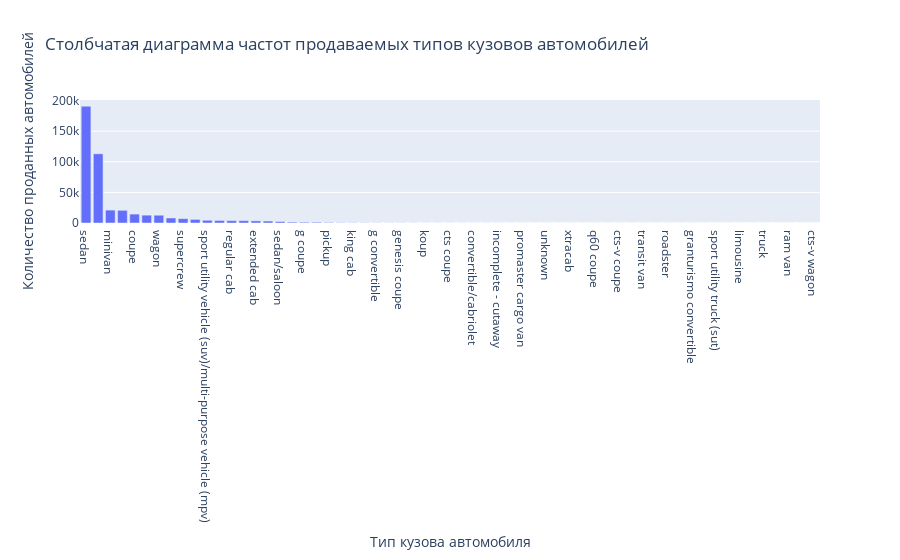

Notebook cell for this chart:
### Markdown cell above
#### Тип кузова транспортного средства `'body'`

### Code cell
bar_chart = go.Bar(
    x=df_train_research.body.value_counts().index,
    y=df_train_research.body.value_counts().values
    )
layout = go.Layout(
    title='Столбчатая диаграмма частот продаваемых типов кузовов автомобилей',
    xaxis=dict(title='Тип кузова автомобиля'),
    yaxis=dict(title='Количество проданных автомобилей'),
    )
fig = go.Figure(data=[bar_chart], layout=layout)
fig.show()

### Figure 1 — Plotly figure (JSON) as saved in the notebook; plotly's stock layout.template omitted (floating-point values rounded to 4 significant figures)
{"data": [{"type": "bar", "x": ["sedan", "suv", "minivan", "hatchback", "coupe", "crew cab", "wagon", "convertible", "supercrew", "g sedan", "sport utility vehicle (suv)/multi-purpose vehicle (mpv)", "supercab", "regular cab", "van", "extended cab", "quad cab", "sedan/saloon", "e-series van", "g coupe", "double cab", "pickup", "crewmax cab", "king cab", "cargo van", "g convertible", "access cab", "genesis coupe", "club cab", "koup", "hatchback/liftback/notchback", "cts coupe", "mega cab", "convertible/cabriolet", "elantra coupe", "incomplete - cutaway", "beetle convertible", "promaster cargo van", "incomplete", "unknown", "q60 convertible", "xtracab", "incomplete - chassis cab (single cab)", "q60 coupe", "tsx sport wagon", "cts-v coupe", "g37 convertible", "transit van", "regular-cab", "roadster", "g37 coupe", "granturismo convertible", "cts wagon", "sport utility truck (sut)", "cab plus 4", "limousine", "cab plus", "truck", "incomplete - chassis cab (number of cab unknown)", "ram van", "incomplete - commercial chassis", "cts-v wagon"], "y": [190861, 113042, 21071, 20715, 14546, 12823, 12724, 8183, 7081, 5859, 4510, 4143, 3861, 3806, 3500, 3208, 2331, 1426, 1282, 1260, 883, 429, 418, 270, 251, 232, 221, 141, 135, 124, 115, 94, 88, 74, 63, 52, 45, 37, 36, 33, 32, 31, 30, 29, 28, 18, 16, 12, 10, 10, 10, 9, 7, 6, 6, 3, 2, 1, 1, 1, 1]}], "layout": {"title": {"text": "Столбчатая диаграмма частот продаваемых типов кузовов автомобилей"}, "xaxis": {"title": {"text": "Тип кузова автомобиля"}}, "yaxis": {"title": {"text": "Количество проданных автомобилей"}}}}
